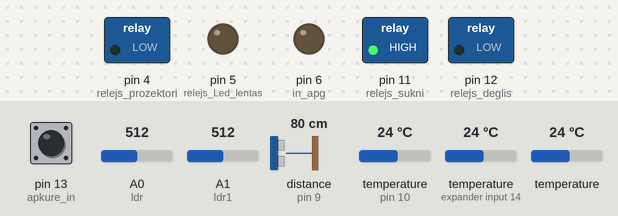
A sketch run on a simulated Arduino Uno, built with avr-gcc and run on an emulated ATmega328P. Parts: switched loads named in the sketch (green lamp = pin HIGH), output pins drawn as LEDs (lit = HIGH). The inputs (shaded band) are chosen by the test bench; at power-on: A0 (ldr) = 512, temperature (sensors on expander input 14, pin 10) 24 °C, A1 (ldr1) = 512, pin 13 (apkure_in) HIGH, distance to the obstacle (sensor on pin 9) 80 cm, temperature 24 °C. The echo pulse lasts 58.3 µs per cm; the local clock reads 2024-03-15 10:24:30 at power-on unless the sketch sets it; what the sketch prints to the serial monitor is not drawn.

Above: at 2.2 s.
2.3 s: A0 (ldr) set to 268
4.6 s: A0 (ldr) set to 233
At 5.5 s:
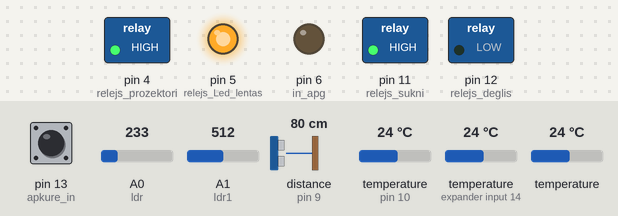
6.4 s: temperature (sensor on expander input 14) set to 43.8 °C
9.8 s: temperature (sensor on expander input 14) set to 44.5 °C
At 11.7 s:
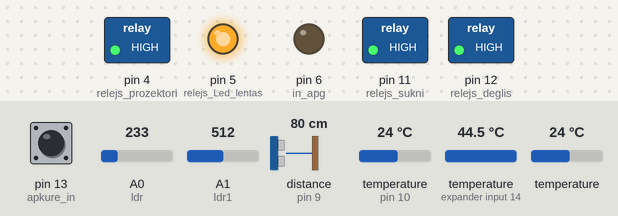
12.0 s: A1 (ldr1) set to 216
16.7 s: A1 (ldr1) set to 188
At 18.4 s:
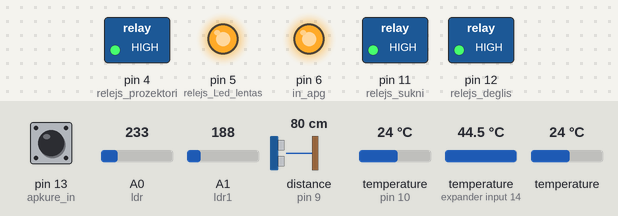
Timing chart, 0 to 19.9 s (numbered marks = the images above; inputs shaded):
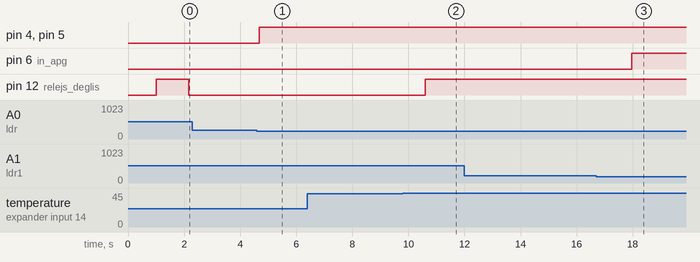

The sketch:

openhab_heating__automation.ino
```cpp
#include <OneWire.h>                //pievienojam OneWire bilioteeku
#include <Time.h>                  //pievienojam laika un datuma bilioteeku
#include <DallasTemperature.h>    //pievienojam DS18B20 sensoru bilioteeku
#include <Wire.h>                // pievienojam biblioteeku lai nolasiitu un atteelotu analogo ieju datus kur piesleegts fotorezistoors
#include <DS1307RTC.h>          //pievienojam Real Time modulja bilioteeku
#include <NewPing.h>           //pievienojam distances meeritaaja bilioteeku

#define TRIGGER_PIN 8
#define ECHO_PIN 9
#define MAX_DISTANCE 450
NewPing sonar(TRIGGER_PIN, ECHO_PIN, MAX_DISTANCE); // NewPing setup of pins and maximum distance.
#define ONE_WIRE_BUS 10

int DistanceCm;
int relejs_sukni = 11;      // relejs suuknjiem uz 12 PINu
int relejs_deglis = 12;      // relejs deglim uz 11 PINu
int apkure_in = 13;        // Digitaalaa ieeeja kur nolasiim vai sanjemam signaalu par apkures iesleegshanu no telpas temperatuuras deveeja vai no releja, ko vada OPENHAB, vai sleedzja apkures telpaa
int val = 0;

int val_ldr = 0;               // Foto rezistora veertiibu uzstaadaam = 0
int val_ldr1 = 0;
int relejs_varstam = 2;       // relejs vārstam uz 2 PINu
int pirPin = 3;              // kustiibas detektora ieeja uz 3 PINu
int relejs_prozektori = 4;  //relejs prožektoriem uz 4 PINu
int relejs_Led_lentas = 5; //relejs Led lentaam uz 5 PINu
int in_apg = 6;
int ldr = A0;             //fotorezistors analogajaa 0 PINAa prieksh aara apgaismojuma
int ldr1 = A1;           //fotorezistors analogajaa 1 PINAa prieksh iekshas apgaismojuma
//int vartu_relejs = 11;
OneWire oneWire(ONE_WIRE_BUS);
DallasTemperature sensors(&oneWire);
DeviceAddress Apkures_katla_temp = { 0x28, 0xB8, 0xF4, 0xB5, 0x06, 0x00, 0x00, 0xC0 };  // Apkures katla DS18B20 sensora adrese
DeviceAddress Boilera_temp = { 0x28, 0x80, 0xC8, 0xB5, 0x06, 0x00, 0x00, 0x29 };       // Ūdens boilera DS18B20 sensora adrese
DeviceAddress Pagalma_temp = { 0x28, 0xDC, 0x17, 0xB5, 0x06, 0x00, 0x00, 0x4B };      // Pagalma DS18B20 sensora adrese

void setup() {

  digitalWrite(ECHO_PIN, LOW);
  digitalWrite(apkure_in, HIGH);                 //uzstaadam ieejosho apkures deveeja signaalu HIGH liimeni, jo HIGH liimenis dod informaaciju, ka nav nostraadaajis telpas temperatuuras deveejs(SALUS), vai apkures palaishanas sleedzis vai no OpenHab iesleedzams relejs
  pinMode(apkure_in, INPUT);                    //uzstādām, pin ir ieeja
  pinMode(relejs_deglis, OUTPUT);              //uzstādām, pin ir izeja
  pinMode(relejs_sukni, OUTPUT);              //uzstādām, pin ir izeja
  pinMode(relejs_varstam, OUTPUT);           //uzstādām, pin ir izeja
  pinMode(relejs_prozektori, OUTPUT);       //norādam, ka relejs led prožektoriemm ir izeja
  pinMode(relejs_Led_lentas, OUTPUT);      //norādam, ka relejs led lentaam ir izeja
  pinMode(pirPin, INPUT);                 //norādam, ka kustības detektors ir ieeja
  pinMode(in_apg, OUTPUT);               //norādam, ka foto rezistors ir analogaa ieeja
  pinMode(ldr, INPUT);                  //noraadam, ka fotorezistori ir ieeja
  pinMode(ldr1, INPUT);                //noraadam, ka fotorezistori ir ieeja
  delay(1000);                        // stabilizeejam PIR sensoru
   digitalWrite(relejs_sukni, HIGH);  //uzstaadaam releju suuknjiem izsleegtaa staavoklii
  digitalWrite(relejs_deglis, HIGH);  //uzstaadaam releju granulu deglim izsleegtaa staavokli
  int relejs_varstam = HIGH;           //uzstaadaam releju vaarstam izsleegtaa staavoklii
  int relejs_prozektori = HIGH;       //uzstaadaam releju prozektoriem izsleegtaa staavoklii
  int relejs_Led_lentas = HIGH;      //uzstaadaam releju Led lentaam izsleegtaa staavoklii
  int pirPin = LOW;                 //uzstaadaam PIR sensora ienaakosho signaalu LOW staavoklii

  sensors.begin();                               // starteejam temperatuuras sensoru biblioteeku
  sensors.setResolution(Apkures_katla_temp, 8); // uzstādam attēlojamās temperatūras precizitāti līdz 0.5 grādi
  sensors.setResolution(Boilera_temp, 8);      // uzstādam attēlojamās temperatūras precizitāti līdz 0.5 grādi
  sensors.setResolution(Pagalma_temp, 8);     // uzstādam attēlojamās temperatūras precizitāti līdz 0.5 grādi
  Serial.begin(9600);
}

void printTemperature(DeviceAddress deviceAddress)   //ieguustam temperatuuras veertiibas no sensoriem un paarbaudam vai nav kljuudu nolasot datus
{
  float tempC = sensors.getTempC(deviceAddress);
  if (tempC == -127.00) {
    Serial.println("Error");
  }
  else  {
    Serial.println(tempC);
  }
}

void loop() {

  sensors.requestTemperatures(); // nolasaam temperatuuru no sensoriem
  delay(1000);

  float tempApkures_katla_temp = sensors.getTempC(Apkures_katla_temp); // ieguustam temperatuuras veertiibas celsija graados
  float tempBoilera_temp = sensors.getTempC(Boilera_temp);            // ieguustam temperatuuras veertiibas celsija graados

  Serial.print("Apkures-Katls-temperatura:");      // Drukājam uz serialo portu Apkures katla temperatūru
  Serial.print(tempApkures_katla_temp);

  Serial.print(" C Boilera-temperatura:");       // Drukajam uz serialo portu ū«dens boilera temperatūru
  Serial.print(tempBoilera_temp);
  Serial.println("C:");

  Serial.print("Pagalma-temperatura:");      // Drukājam uz seriālo portu pagalma temperatūru
  printTemperature(Pagalma_temp);
  Serial.print("C1");

  val_ldr = analogRead(ldr);             // nolasaam analogo ieeju fotorezistoram PINaa A0
  val_ldr1 = analogRead(ldr1);          // nolasaam analogo ieeju fotorezistoram PINaa A1
  val = digitalRead(apkure_in);        // nolasaam telpas temperatuuras deveeja,vai OPENHAB vadiitaa, vai manuaalaa sleedzja staavokli staavokli kas ieleeedz vai izsleedz granulu degli

  tmElements_t tm;
  RTC.read(tm);                      // Nolasām no Real Time modulja pulksteni

  if ( val == LOW  && tempApkures_katla_temp > 45) { // ja ir signaals no telpas temperaturas deveeja un temperatuura katlaa ir lielaaka par 45 graadiem - iesleedzam granulu degli un iesleedzam apkures suuknjus
    digitalWrite(relejs_deglis, LOW);
    digitalWrite(relejs_sukni, LOW);
    Serial.print(" Deglis-ir:");
    Serial.print("IESLEGTS:1");
    Serial.print(" Apkures-sukni-ir:");
    Serial.print("IESLEGTI:2");
  }
  else if ( val == LOW && tempApkures_katla_temp <= 45 ) { //ja ir signaals no telpas temperaturas deveeja un temperatuura katlaa ir mazaaka vai vienaada ar 45 graadiem - iesleedzam granulu degli un izsleedzam apkures suuknjus
    digitalWrite(relejs_deglis, LOW);
    digitalWrite(relejs_sukni, HIGH);
    Serial.print(" Deglis-ir:");
    Serial.print("IESLEGTS:1");
    Serial.print(" Apkures-sukni-ir:");
    Serial.print("IZSLEGTI:2");
  }

//else if (val == HIGH){
//digitalWrite(relejs_deglis, HIGH);
 //   digitalWrite(relejs_sukni, HIGH);
//}

  else if (val == HIGH && tempBoilera_temp < 39 ) {         // ja nav signaala no telpas temperaturas deveeja bet uudens temperatuura boilerii ir mazaaka par 40 graadi izsleedzam granulu degli un atsleedzam apkures suuknjus laikā no plkst 6 līdz 23
    digitalWrite(relejs_deglis, LOW);
    digitalWrite(relejs_sukni, HIGH);
    Serial.print(" Deglis-ir:");
    Serial.print("IESLEGTS_Boilerim:1");
    Serial.print(" Apkures-sukni-ir:");
    Serial.print("IZSLEGTI:2");
  }

 else if (val == HIGH && tempBoilera_temp > 44 ) {       // ja nav signaala no telpas temperaturas deveeja un uudens temperatuura boilerii ir lielaaka par 50 graadi - izsleedzam granulu degli
    digitalWrite(relejs_deglis, HIGH);
    digitalWrite(relejs_sukni, HIGH);
   Serial.print(" Deglis-ir:");
   Serial.print("IZSLEGTS:1");
   Serial.print(" Apkures-sukni-ir:");
    Serial.print("IZSLEGTI:2");
}
//else if ( tempBoilera_temp < 45){
  //Serial.print(" Deglis-ir:");
    //Serial.print("IESLEGTS_Boilerim:1");
    //Serial.print(" Apkures-sukni-ir:");
    //Serial.print("IZSLEGTI:2");
  //}


  if ( val_ldr > 250  && tm.Hour >= 16 && tm.Hour <= 23)  { //ja fotorezistora rādītājs ir lielāks par 250 (ir tumsš) un ir plkst no 16 - 23 iesleedzam LEd lentu apgaismojumu
  digitalWrite(relejs_Led_lentas, LOW);
  }
  else if (val_ldr < 250)  { //ja fotorezistora raadiitaajs ir mazaaks  par 250 (ir gaisš)izsleezdam apgaismojumu
  digitalWrite(relejs_Led_lentas, HIGH);
    digitalWrite(relejs_prozektori, HIGH);
  }
  else if (val_ldr > 250 && pirPin == HIGH ) {
  digitalWrite(relejs_Led_lentas, LOW);
    digitalWrite(relejs_prozektori, LOW);
  }

  if (val_ldr1 < 200) {
  digitalWrite(in_apg, HIGH);
  }
  else if (val_ldr1 > 200)
  digitalWrite(in_apg, LOW);

  DistanceCm = sonar.ping_cm();  // Nolasaam distanci liidz vaartiem
  //Serial.print("Attaalums");
  //Serial.print(DistanceCm);

  if (DistanceCm < 30 ) {        // Ja distance ir mazaaka par 30cm, tad vaarti ir aizverti
    Serial.print("Vartu statuss:");
      Serial.print("CLOSE:0");
    }

    else if (DistanceCm > 30 ) {  // Ja distance irlielaaka par 30cm, tad vaarti ir atveerti
    Serial.print("Vartu statuss:");
      Serial.print("OPEN:0");
    }

  // else if (DistanceCm > 30  && (   ( tm.Hour >= 22 && tm.Hour <= 24) || (tm.Hour >= 0 && tm.Hour <= 7))      ) { //jāpiestrādā pagaidām tikai tests
  //  Serial.print("Vartu statuss:");
  //  Serial.print("Atveerti_naktii:0");
  // }
}

void print2digits(int number) {      // šis nepieciešams, lai salīdzinatu pulksteni
  if (number >= 0 && number < 10) {
    Serial.write('0');
  }
  Serial.print(number);
}
```

Measured:
- the behaviour switches between 250 and 249 on A0 (ldr) (found by bisection; images 0 and 1)
- the behaviour switches between 44.4 and 44.5 °C on temperature (sensor on expander input 14) (found by bisection; images 1 and 2)
- the behaviour switches between 200 and 199 on A1 (ldr1) (found by bisection; images 2 and 3)
- after the input at 2.3 s, every drawn part: stays the same
- after the input at 4.6 s, pin 4 (relejs_prozektori), pin 5 (relejs_Led_lentas): LOW → HIGH after 0.08 s
- after the input at 6.4 s, every drawn part: stays the same
- after the input at 9.8 s, pin 12 (relejs_deglis): LOW → HIGH after 0.79 s
- after the input at 12.0 s, every drawn part: stays the same
- after the input at 16.7 s, pin 6 (in_apg): LOW → HIGH after 1.3 s
